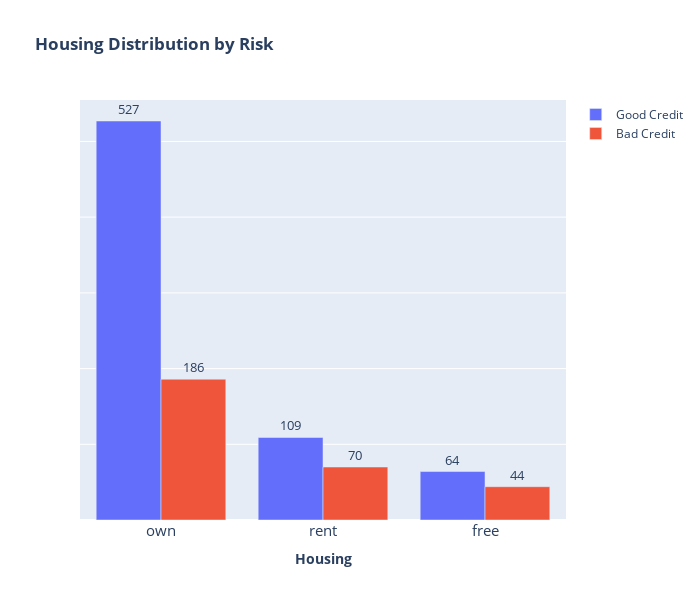

Write notebook code for a chart like this one.
### Code cell
barcount_plot('housing', 'Housing')

### Figure 1 — Plotly figure (JSON) as saved in the notebook; plotly's stock layout.template omitted (floating-point values rounded to 4 significant figures)
{"data": [{"name": "Good Credit", "text": [527, 109, 64], "textfont": {"size": 13}, "textposition": "outside", "type": "bar", "x": ["own", "rent", "free"], "y": [527, 109, 64]}, {"name": "Bad Credit", "text": [186, 70, 44], "textfont": {"size": 13}, "textposition": "outside", "type": "bar", "x": ["own", "rent", "free"], "y": [186, 70, 44]}], "layout": {"height": 600, "title": {"text": "<b>Housing Distribution by Risk</b>"}, "width": 700, "xaxis": {"tickfont": {"size": 15}, "title": {"text": "<b>Housing</b>"}}, "yaxis": {"showticklabels": false}}}
